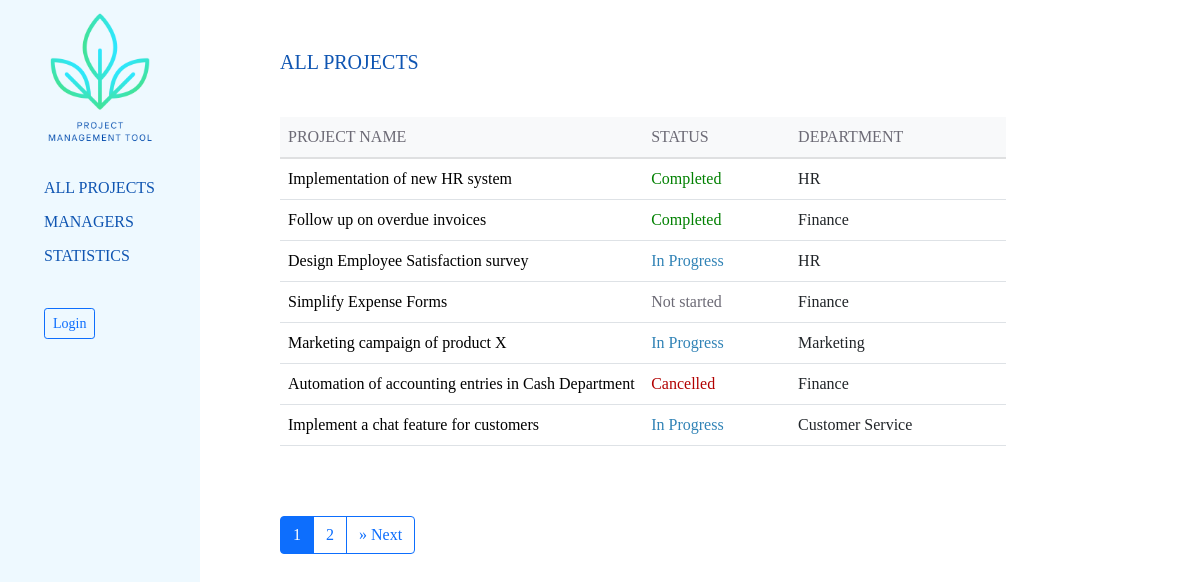
The page / on the database its author committed.
### projectmanagement_app/models.py (models this page shows, shortened)
class Project(models.Model):
    name = models.CharField(max_length=100, unique=True)
    description = models.TextField(null=True, blank=True)
    department = models.CharField(max_length=100)
    manager = models.ForeignKey(ProjectManager, on_delete=models.PROTECT, null=True)
    PROJECT_STATUS = (
        ('NS', 'Not started'),
        ('IP', 'In Progress'),
        ('CO', 'Completed'),
        ('CA', 'Cancelled'),
    )
    status = models.CharField(
        max_length=2,
        choices=PROJECT_STATUS,
        default='NS',
    )

### projectmanagement_app/views.py (the view)
# urls.py: path("", views.ProjectListView.as_view(), name="index"),
class ProjectListView(ListView):
    model = Project
    template_name = "projectmanagement_app/index.html"
    paginate_by = 7

### projectmanagement_app/templates/projectmanagement_app/index.html (shortened to what this page needs)
{% extends "base.html" %}
{% block content %}
{% if project_list %}
<h4>ALL PROJECTS</h4>
<table class="table table-hover" style="width:80%; margin-bottom:35px;">
  <thead class="table-light">
    <tr>
      <th scope="col">PROJECT NAME</th>
      <th scope="col">STATUS</th>
      <th scope="col">DEPARTMENT</th>
    </tr>
  </thead>
  <tbody>
    {% for project in project_list %}
    <tr>
      <td style="width: 50%"><a href="{% url "task-list" project.id %}">{{ project.name }}</a></td>
      <td {% if project.status == 'NS' %} style="color:#6c6a75;"
          {% elif project.status == 'IP' %} style="color:#3183b6;"
          {% elif project.status == 'CO' %} style="color:green;"
          {% elif project.status == 'CA' %} style="color:#B20000;"
          {% endif %}>
          {{ project.get_status_display }}</td>
          <td>{{ project.department }}</td>
    </tr>
    {% endfor %}
  </tbody>
</table>
{% else %}
  <p>There are no projects.</p>
{% endif %}
{% endblock %}

### projectmanagement_app/templates/base.html (shortened to what this page needs)
<!DOCTYPE html>
<html lang="en">
<head>
    {% load static %}
    <link rel="stylesheet" href="https://cdn.jsdelivr.net/npm/bootstrap@5.1.3/dist/css/bootstrap.min.css">
    <link rel="stylesheet" href="https://cdn.jsdelivr.net/npm/bootstrap-icons@1.5.0/font/bootstrap-icons.css" />
    <link rel="stylesheet" href="{% static 'css/styles.css' %}">
</head>
<body>
    <div class="container-fluid" style="height: 70vw;">
        <div class="row h-100">
            <div class="col-sm-2" style="background-color:#eef9ff">
                {% block sidebar %}
                    <img class="img-fluid" src="{% static 'logo.png'%}" alt="Project Management Logo" onclick="location.href='{% url "index" %}'" style="cursor: pointer;">
                    <div class="borderless" style="color: #0F55B2;">
                        <ul>
                            <li style="padding-bottom:10px;"><a href="{% url 'index' %}" class="text-decoration-none">ALL PROJECTS</a></li>
                            <li style="padding-bottom:10px;"><a href="{% url 'projectmanager-list' %}" class="text-decoration-none">MANAGERS</a></li>
                            <li style="padding-bottom:40px;"><a href="{% url 'statistics' %}" class="text-decoration-none">STATISTICS</a></li>
                            {% if user.is_authenticated %}
                                <li style="padding-bottom:12px;">Logged in user:<br>{{ user }}</li>
                                <li><a class="btn btn-outline-primary btn-sm" href="{% url 'logout'%}?next={{request.path}}">Logout</a></li>
                            {% else %}
                                <li><a class="btn btn-outline-primary btn-sm" href="{% url 'login'%}?next={{request.path}}">Login</a></li>
                        {% endif %}
                        </ul>
                    </div>
                {% endblock %}
            </div>
            <div class="col-sm-10" style="padding-left: 80px; padding-top: 50px;">
                <div>
                    {% block content %}
                    {% endblock %}
                </div>
                {% block pagination %}
                {% if is_paginated %}
                <div class="btn-group" role="group" aria-label="Item pagination" style="padding-top:35px;">
                    {% for page_number in page_obj.paginator.page_range %}
                        {% if page_obj.number == page_number %}
                        <a href="?page={{ page_number }}" class="btn btn-outline-primary active">
                            {{ page_number }}</a>
                        {% else %}
                        <a href="?page={{ page_number }}" class="btn btn-outline-primary">
                            {{ page_number }}</a>
                        {% endif %}
                    {% endfor %}
                    {% if page_obj.has_next %}
                        <a href="?page={{ page_obj.paginator.num_pages }}" class="btn btn-outline-primary">&raquo; Next</a>
                    {% endif %}
                </div>
                {% endif %}
                {% endblock %}
            </div>
        </div>
    </div>
</body>
</html>

### projectmanagement_app/static/css/styles.css (style rules this page uses)
body { font-family: Calibri; }
h4 { color: #0F55B2; padding-bottom: 35px; font-size: 20px; }
thead { border-bottom-width: 2px; }
th { font-weight: normal; color: #6c6a75; }
td a { text-decoration: none; color: #000000; }
ul { list-style-type: none; }
a { color: #0F55B2; }

### rows shown on the page
Project: name "Implementation of new HR system", status "Completed", department "HR"
Project: name "Follow up on overdue invoices", status "Completed", department "Finance"
Project: name "Design Employee Satisfaction survey", status "In Progress", department "HR"
Project: name "Simplify Expense Forms", status "Not started", department "Finance"
Project: name "Marketing campaign of product X", status "In Progress", department "Marketing"
Project: name "Automation of accounting entries in Cash Department", status "Cancelled", department "Finance"
Project: name "Implement a chat feature for customers", status "In Progress", department "Customer Service"

### other values the page prints
{{ page_number }} "1"
{{ page_number }} "2"
